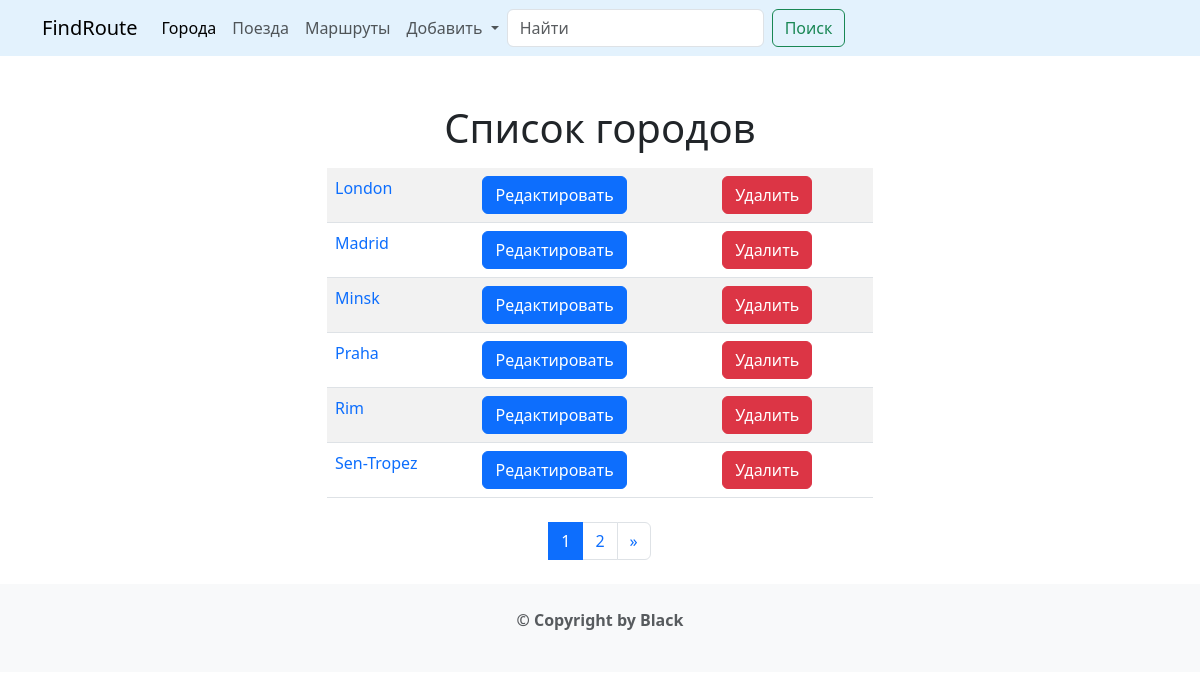
Before: /cities/ with the older database file.
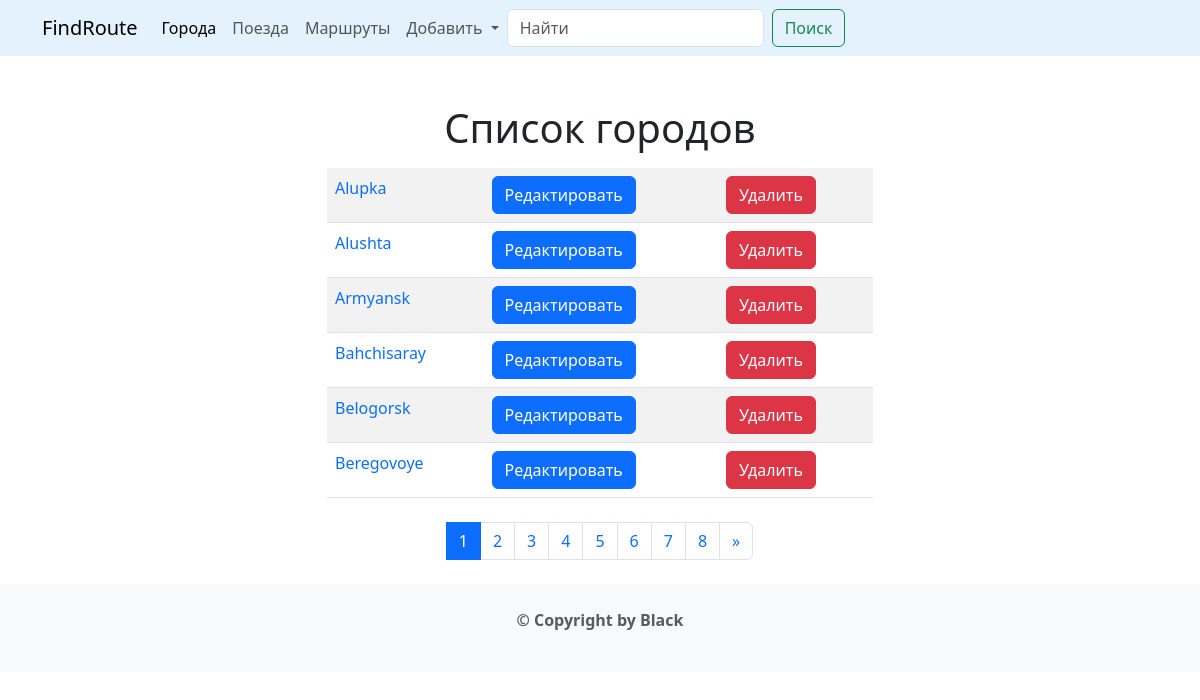
After: the same page with the newer database file.
### cities/models.py (models this page shows, shortened)
class City(models.Model):
    name = models.CharField(max_length=100, unique=True)
    class Meta:
        verbose_name = 'Город'
        verbose_name_plural = 'Города'
        ordering = ['name']

### cities/views.py (the view)
# urls.py: path('', CityListView.as_view(), name='home'),
class CityListView(ListView):
    model = City
    paginate_by = 6
    template_name = 'cities/home.html'

### templates/cities/home.html (shortened to what this page needs)
{% extends 'base.html' %}
{% block content %}
    <h1 class="text-center">Список городов</h1>
    <div class="row">
        <div class="col-md-6 mx-auto my-2">
            <table class="table table-striped">
                {% for object in page_obj %}
                    <tr>
                        <td>
                            <a style="text-decoration: none"
                               href="{% url 'cities:detail' pk=object.pk %}">{{ object.name }}</a>
                        </td>
                        <td>
                            <a style="text-decoration: none" href="{% url 'cities:update' pk=object.pk %}">
                                <button type="submit" class="btn btn-primary">Редактировать</button>
                            </a>
                        </td>
                        <td>
                            <a style="text-decoration: none" href="{% url 'cities:delete' pk=object.pk %}">
                                <button type="submit" class="btn btn-danger">Удалить</button>
                            </a>
                        </td>
                    </tr>
                {% endfor %}
            </table>
        </div>
    </div>
    <nav aria-label="Page navigation example">
        <ul class="pagination justify-content-center">
            {% for page in page_obj.paginator.page_range %}
                <li class="page-item {% if page == page_obj.number %} active {% endif %} ">
                    <a class="page-link" href="?page={{ page }}">
                        {{ page }}
                    </a>
                </li>
            {% endfor %}
            <li class="page-item">
                {% if page_obj.has_next %}
                    <a class="page-link" href="?page={{ page_obj.paginator.num_pages }}" aria-label="Next">
                        <span aria-hidden="true">&raquo;</span>
                    </a>
                {% endif %}
            </li>
        </ul>
    </nav>
{% endblock %}

### templates/base.html (shortened to what this page needs)
{% url 'cities:home' as cities_home_urls %}
{% url 'trains:train' as train_home_urls %}
<!doctype html>
<html lang="en">
<head>
     <link href="https://cdn.jsdelivr.net/npm/bootstrap@5.3.2/dist/css/bootstrap.min.css" rel="stylesheet">
    <link href="https://cdn.jsdelivr.net/npm/select2@4.1.0-rc.0/dist/css/select2.min.css" rel="stylesheet" />
</head>
<body>
<nav class="navbar navbar-expand-lg navbar-light" style="background-color: #e3f2fd;">
    <div class="container">
        <a class="navbar-brand" href="{% url 'home' %}">FindRoute</a>
        <div class="collapse navbar-collapse" id="navbarNavDropdown">
            <ul class="navbar-nav">
                <li class="nav-item">
                    <a class="nav-link {% if request.path == cities_home_urls %} active {% endif %}" aria-current="page"
                       href="{% url 'cities:home' %}">Города</a>
                </li>
                <li class="nav-item">
                    <a class="nav-link {% if request.path == train_home_urls %} active {% endif %}"
                       href="{% url 'trains:train' %}">Поезда</a>
                </li>
                <li class="nav-item">
                    <a class="nav-link" href="#">Маршруты</a>
                </li>
                <li class="nav-item dropdown">
                    <a class="nav-link dropdown-toggle" href="#" role="button" data-bs-toggle="dropdown"
                       aria-expanded="false">
                        Добавить
                    </a>
                </li>
            </ul>
            <form class="d-flex" role="search">
                <input class="form-control me-2" type="search" placeholder="Найти" aria-label="Search">
                <button class="btn btn-outline-success" type="submit">Поиск</button>
            </form>
        </div>
    </div>
</nav>
<div class="div container">
    <div class="row">
    </div>
</div>
<div class="container">
    {% block content %}{% endblock %}
</div>
<footer class="text-center text-lg-start bg-light text-muted mt-4">
    <div class="text-center p-4">
        <p class="text-reset fw-bold text-decoration-none">© Copyright by Black</p>
    </div>
</footer>
</body>
</html>

Changed rows visible on the page:
removed City: name "London"
removed City: name "Madrid"
no longer on this page (row unchanged): City: name "Minsk"
removed City: name "Praha"
removed City: name "Rim"
removed City: name "Sen-Tropez"
added City: name "Alupka"
added City: name "Alushta"
added City: name "Armyansk"
added City: name "Bahchisaray"
added City: name "Belogorsk"
added City: name "Beregovoye"
Other visible differences:
new list line: "3"
new list line: "4"
new list line: "5"
new list line: "6"
new list line: "7"
new list line: "8"
